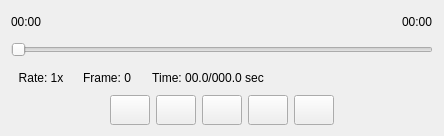
                    <widget class="QWidget" name="widget_86" native="true">
                     <property name="sizePolicy">
                      <sizepolicy hsizetype="Expanding" vsizetype="Fixed">
                       <horstretch>0</horstretch>
                       <verstretch>0</verstretch>
                      </sizepolicy>
                     </property>
                     <property name="minimumSize">
                      <size>
                       <width>410</width>
                       <height>136</height>
                      </size>
                     </property>
                     <property name="styleSheet">
                      <string notr="true">border-color: rgb(0, 0, 0);</string>
                     </property>
                     <layout class="QVBoxLayout" name="verticalLayout_2">
                      <item>
                       <layout class="QHBoxLayout" name="horizontalLayout_15" stretch="0,1,0">
                        <property name="spacing">
                         <number>0</number>
                        </property>
                        <property name="sizeConstraint">
                         <enum>QLayout::SetMinimumSize</enum>
                        </property>
                        <item>
                         <widget class="QLabel" name="DePlayerStartTimeRight">
                          <property name="font">
                           <font>
                            <pointsize>9</pointsize>
                           </font>
                          </property>
                          <property name="text">
                           <string>00:00</string>
                          </property>
                         </widget>
                        </item>
                        <item>
                         <spacer name="horizontalSpacer_34">
                          <property name="orientation">
                           <enum>Qt::Horizontal</enum>
                          </property>
                          <property name="sizeHint" stdset="0">
                           <size>
                            <width>278</width>
                            <height>20</height>
                           </size>
                          </property>
                         </spacer>
                        </item>
                        <item>
                         <widget class="QLabel" name="DePlayerFinishTimeRight">
                          <property name="font">
                           <font>
                            <pointsize>9</pointsize>
                           </font>
                          </property>
                          <property name="text">
                           <string>00:00</string>
                          </property>
                         </widget>
                        </item>
                       </layout>
                      </item>
                      <item>
                       <widget class="QSlider" name="DePlayerSliderRight">
                        <property name="sizePolicy">
                         <sizepolicy hsizetype="Preferred" vsizetype="Preferred">
                          <horstretch>0</horstretch>
                          <verstretch>0</verstretch>
                         </sizepolicy>
                        </property>
                        <property name="minimumSize">
                         <size>
                          <width>410</width>
                          <height>12</height>
                         </size>
                        </property>
                        <property name="orientation">
                         <enum>Qt::Horizontal</enum>
                        </property>
                       </widget>
                      </item>
                      <item>
                       <layout class="QHBoxLayout" name="horizontalLayout_16" stretch="0,0,0,1">
                        <item>
                         <widget class="QLabel" name="DePlayerRateRight">
                          <property name="minimumSize">
                           <size>
                            <width>60</width>
                            <height>0</height>
                           </size>
                          </property>
                          <property name="font">
                           <font>
                            <pointsize>9</pointsize>
                           </font>
                          </property>
                          <property name="text">
                           <string>Rate: 1x</string>
                          </property>
                          <property name="alignment">
                           <set>Qt::AlignCenter</set>
                          </property>
                         </widget>
                        </item>
                        <item>
                         <widget class="QLabel" name="DePlayerFrameRight">
                          <property name="minimumSize">
                           <size>
                            <width>60</width>
                            <height>0</height>
                           </size>
                          </property>
                          <property name="font">
                           <font>
                            <pointsize>9</pointsize>
                           </font>
                          </property>
                          <property name="text">
                           <string>Frame: 0</string>
                          </property>
                          <property name="alignment">
                           <set>Qt::AlignCenter</set>
                          </property>
                         </widget>
                        </item>
                        <item>
                         <widget class="QLabel" name="DePlayerTimeRight">
                          <property name="minimumSize">
                           <size>
                            <width>130</width>
                            <height>0</height>
                           </size>
                          </property>
                          <property name="font">
                           <font>
                            <pointsize>9</pointsize>
                           </font>
                          </property>
                          <property name="text">
                           <string>Time: 00.0/000.0 sec</string>
                          </property>
                          <property name="alignment">
                           <set>Qt::AlignCenter</set>
                          </property>
                         </widget>
                        </item>
                        <item>
                         <spacer name="horizontalSpacer_45">
                          <property name="orientation">
                           <enum>Qt::Horizontal</enum>
                          </property>
                          <property name="sizeHint" stdset="0">
                           <size>
                            <width>40</width>
                            <height>20</height>
                           </size>
                          </property>
                         </spacer>
                        </item>
                       </layout>
                      </item>
                      <item>
                       <layout class="QGridLayout" name="gridLayout_15">
                        <item row="0" column="1">
                         <widget class="QPushButton" name="DePlayerLastButtonRight">
                          <property name="sizePolicy">
                           <sizepolicy hsizetype="Fixed" vsizetype="Fixed">
                            <horstretch>0</horstretch>
                            <verstretch>0</verstretch>
                           </sizepolicy>
                          </property>
                          <property name="minimumSize">
                           <size>
                            <width>40</width>
                            <height>30</height>
                           </size>
                          </property>
                          <property name="maximumSize">
                           <size>
                            <width>40</width>
                            <height>30</height>
                           </size>
                          </property>
                          <property name="font">
                           <font>
                            <pointsize>9</pointsize>
                           </font>
                          </property>
                          <property name="styleSheet">
                           <string notr="true">border-image: url(:/media/previous.png);</string>
                          </property>
                          <property name="text">
                           <string/>
                          </property>
                         </widget>
                        </item>
                        <item row="0" column="2">
                         <widget class="QPushButton" name="DePlayerSlowButtonRight">
                          <property name="sizePolicy">
                           <sizepolicy hsizetype="Fixed" vsizetype="Fixed">
                            <horstretch>0</horstretch>
                            <verstretch>0</verstretch>
                           </sizepolicy>
                          </property>
                          <property name="minimumSize">
                           <size>
                            <width>40</width>
                            <height>30</height>
                           </size>
                          </property>
                          <property name="maximumSize">
                           <size>
                            <width>40</width>
                            <height>30</height>
                           </size>
                          </property>
                          <property name="font">
                           <font>
                            <pointsize>9</pointsize>
                           </font>
                          </property>
                          <property name="styleSheet">
                           <string notr="true">border-image: url(:/media/rw.png);</string>
                          </property>
                          <property name="text">
                           <string/>
                          </property>
                         </widget>
                        </item>
                        <item row="0" column="0">
                         <spacer name="horizontalSpacer_2">
                          <property name="orientation">
                           <enum>Qt::Horizontal</enum>
                          </property>
                          <property name="sizeType">
                           <enum>QSizePolicy::Expanding</enum>
                          </property>
                          <property name="sizeHint" stdset="0">
                           <size>
                            <width>99</width>
                            <height>20</height>
                           </size>
                          </property>
                         </spacer>
                        </item>
                        <item row="0" column="5">
                         <widget class="QPushButton" name="DePlayerNextButtonRight">
                          <property name="sizePolicy">
                           <sizepolicy hsizetype="Fixed" vsizetype="Fixed">
                            <horstretch>0</horstretch>
                            <verstretch>0</verstretch>
                           </sizepolicy>
                          </property>
                          <property name="minimumSize">
                           <size>
                            <width>40</width>
                            <height>30</height>
                           </size>
                          </property>
                          <property name="maximumSize">
                           <size>
                            <width>40</width>
                            <height>30</height>
                           </size>
                          </property>
                          <property name="font">
                           <font>
                            <pointsize>9</pointsize>
                           </font>
                          </property>
                          <property name="styleSheet">
                           <string notr="true">border-image: url(:/media/next.png);</string>
                          </property>
                          <property name="text">
                           <string/>
                          </property>
                         </widget>
                        </item>
                        <item row="0" column="3">
                         <widget class="QPushButton" name="DePlayerPlayButtonRight">
                          <property name="sizePolicy">
                           <sizepolicy hsizetype="Fixed" vsizetype="Fixed">
                            <horstretch>0</horstretch>
                            <verstretch>0</verstretch>
                           </sizepolicy>
                          </property>
                          <property name="minimumSize">
                           <size>
                            <width>40</width>
                            <height>30</height>
                           </size>
                          </property>
                          <property name="maximumSize">
                           <size>
                            <width>40</width>
                            <height>30</height>
                           </size>
                          </property>
                          <property name="font">
                           <font>
                            <pointsize>9</pointsize>
                           </font>
                          </property>
                          <property name="styleSheet">
                           <string notr="true">border-image: url(:/media/play.png);</string>
                          </property>
                          <property name="text">
                           <string/>
                          </property>
                         </widget>
                        </item>
                        <item row="0" column="4">
                         <widget class="QPushButton" name="DePlayerFastButtonRight">
                          <property name="sizePolicy">
                           <sizepolicy hsizetype="Fixed" vsizetype="Fixed">
                            <horstretch>0</horstretch>
                            <verstretch>0</verstretch>
                           </sizepolicy>
                          </property>
                          <property name="minimumSize">
                           <size>
                            <width>40</width>
                            <height>30</height>
                           </size>
                          </property>
                          <property name="maximumSize">
                           <size>
                            <width>40</width>
                            <height>30</height>
                           </size>
                          </property>
                          <property name="font">
                           <font>
                            <pointsize>9</pointsize>
                           </font>
                          </property>
                          <property name="styleSheet">
                           <string notr="true">border-image: url(:/media/ff.png);</string>
                          </property>
                          <property name="text">
                           <string/>
                          </property>
                         </widget>
                        </item>
                        <item row="0" column="6">
                         <spacer name="horizontalSpacer_35">
                          <property name="orientation">
                           <enum>Qt::Horizontal</enum>
                          </property>
                          <property name="sizeType">
                           <enum>QSizePolicy::Expanding</enum>
                          </property>
                          <property name="sizeHint" stdset="0">
                           <size>
                            <width>99</width>
                            <height>20</height>
                           </size>
                          </property>
                         </spacer>
                        </item>
                       </layout>
                      </item>
                     </layout>
                    </widget>
